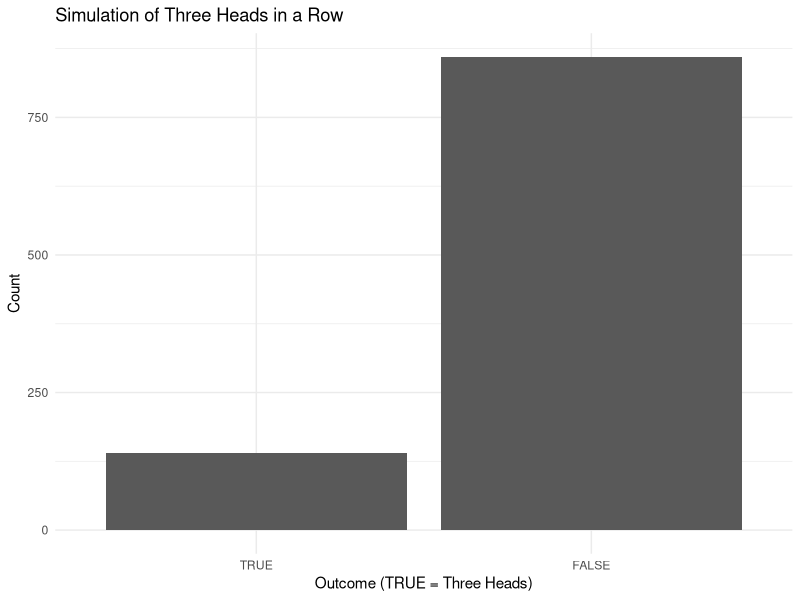

Generate this figure with R:
## ---- chunk 1
knitr::opts_chunk$set(echo = TRUE)
# In Markdown at the start of your .r file, describe probability theory.
# How many different license plates can be made from six digits?
# When flipping a coin, what is the probability you will get heads three times in a row? Create a visualization of this. There are code examples in the book’s GitHub.
# Given a standard 52 card deck of cards, what is the probability you’ll randomly draw an Ace of Spades and then Two of Hearts in a row?
# # Given two fair dice are rolled where each of the 36 possible outcomes is equally likely. Knowing that the first die shows a 6, what is the probability that the sum of the two dice equals 9?
# You want to invest, and you have a 30% chance of making $70,000 and 70% chance of losing $ 40,000. Should you invest? Explain.
# A $2 lottery ticket offers a grand prize of $200,000; 5 losers are winners prizes each pay $1000; 15 third-place prizes each pay $300; and 25 fourth-place prizes each pay $10. Find the expected value of entering this contest if 5 million tickets are sold.
## ---- chunk 2
# Probability theory is a branch that deals with uncertaintiy and randomness. It provides a framework for quantifying how likely events are to occur by giving them values between 0 and 1. 0 represents an impossible event and 1 represents a certain event. Probability theory defines a sample space (all possible outcomes) and events (subsets of outcomes). This allows us to formally reason about risk, randomness, and expected outcomes. 
## ---- chunk 3
# licenes plates can contain letters a-z, 26 possibilities, and numbers 0-9, 10 possibilities
lp = 36^6
lp
## ---- chunk 4
library(ggplot2)
# P(H H H) = (0.5)^3 = 0.125
set.seed(123)
# simulate coin flips
n <- 1000
flips <- replicate(3, sample(c("H", "T"), n, replace = TRUE))

# check for three heads
three_heads <- apply(flips, 1, function(x) all(x == "H"))

# Proportion
mean(three_heads)

plot_data <- data.frame(Result = factor(three_heads, levels = c(TRUE, FALSE)))

ggplot(plot_data, aes(x = Result)) +
  geom_bar() +
  labs(
    title = "Simulation of Three Heads in a Row",
    x = "Outcome (TRUE = Three Heads)",
    y = "Count"
  ) +
  theme_minimal()
## ---- chunk 5
# 52 cards in a deck. have to draw the first being correct. now left with 51, have to draw the next while being correct
# P = 1/52 * 1/51 = 1/2652
P_ace_spades = 1/52
P_two_hearts = 1/51
P = P_ace_spades * P_two_hearts
P

## ---- chunk 6
# two dice rolled, D1 shows 6. what's P of sum = 9

# P(D1+ D2 = 9 | D1 = 6) = P(D2 = 3 | D1 = 6) = P(D2 = 3) = 1/6 


## ---- chunk 7
Outcome1 = .30 * 70000
Outcome2 = .7 * -40000

EV = Outcome1 + Outcome2
EV
# since the expected value is to lose $7,000, we should not invest
## ---- chunk 8
# Details: Ticket costs $2
# Grand prize (1 winner) = $200K
# 5 prizes at $1,000
# 15 prizes at $300
# 25 prizes at $10
# Tickets sold: 5,000,000
num_tickets <- 5000000
p_grand <- 1/num_tickets
p_1000 <- 5/num_tickets
p_300 <- 15/num_tickets
p_10 <- 25/num_tickets

EV <- (p_grand * 200000) + (p_1000 * 1000) + (p_300 * 300) + (p_10 * 10) - 2

EV
